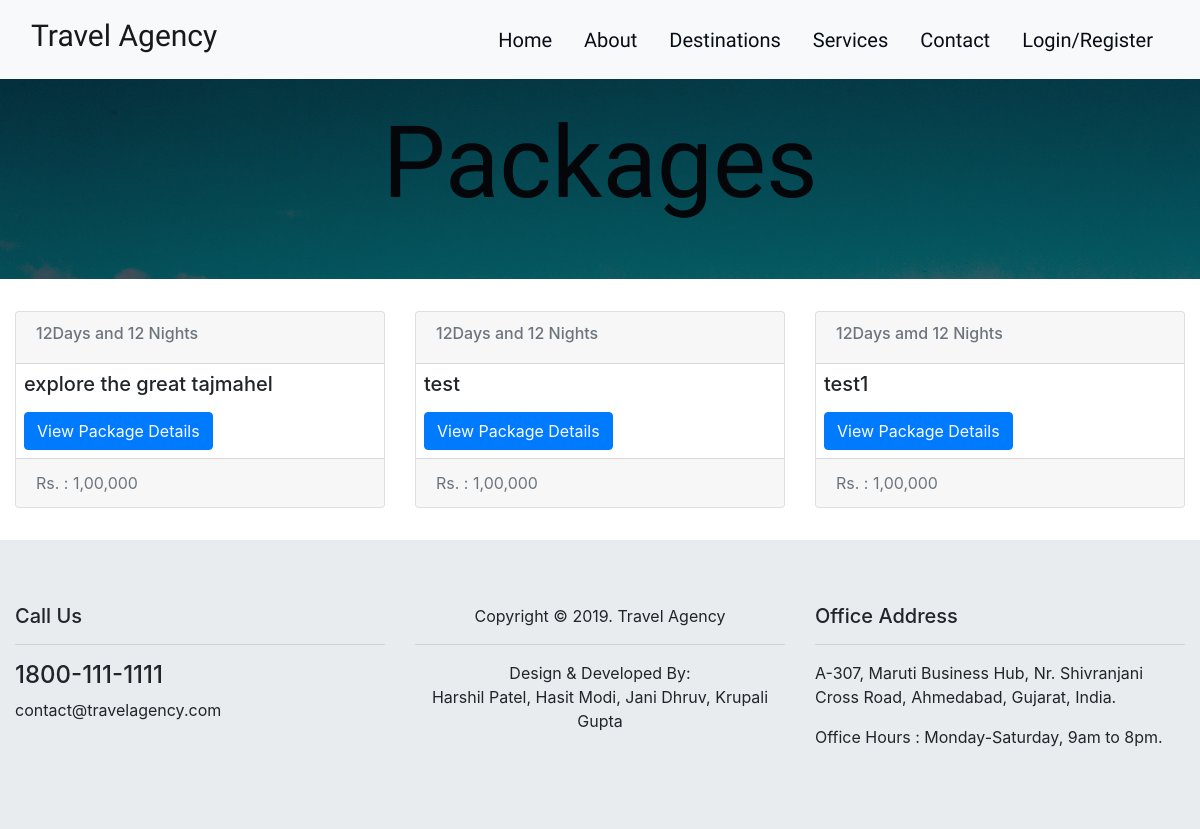
Screenshot of /packagelist.php?destid=73 with the database file from the repository.
### tables this page shows
CREATE TABLE `packages` (
  `id` int(20) NOT NULL,
  `dest_ID` int(20) NOT NULL,
  `pkg_name` varchar(255) NOT NULL,
  `pkg_thumbnail` mediumtext NOT NULL,
  `tour_duration` mediumtext NOT NULL,
  `tour_price` mediumtext NOT NULL,
  `pkg_itnry` longtext NOT NULL,
  `pkg_include` longtext NOT NULL,
  `pkg_exclude` longtext NOT NULL
);

### packagelist.php (the view, shortened to what this page needs)
<?php include_once "./admin/includes/dbconnect.php" ?>
<?php
    $result = mysqli_query($dbConnect, "SELECT * FROM packages WHERE dest_ID='" .$_GET["destid"]. "' ");
?>
<!DOCTYPE html>
<html lang="en">
<head>
  <link rel="stylesheet" href="styles/style.css">
  <link rel="stylesheet" href="styles/animate.css">
  <link rel="stylesheet" href="styles/bootstrap.css">
  <link rel="stylesheet" href="styles/aos.css">
  <link rel="stylesheet" href="https://use.fontawesome.com/releases/v5.6.3/css/all.css">
</head>
<body>
<?php include_once "includes/navigation-bar.php"; ?>
<div id="destination-image">
  <div class="overlay"></div>
  <div class="text-center text-align-middle">
    <h1 data-aos="fade-down" data-aos-duration="1500">Packages</h1>
  </div>
</div>
<div class="container-fluid">
    <div class="row my-3">
        <?php
            while($data=mysqli_fetch_array($result)){
        ?>
            <div class="col my-3">
                <div class="card">
                    <div class="card-header text-muted"><h6><?php echo nl2br($data['tour_duration']); ?></h6></div>
                    <div id="card-body">
                        <h5 class="card-title my-2 mx-2"><?php echo nl2br($data['pkg_name']); ?></h5>
                        <a href="#" class="btn btn-primary my-2 mx-2">View Package Details</a>
                    </div>
                    <div class="card-footer text-muted"><?php echo nl2br($data['tour_price']); ?></div>
                </div>
            </div>
        <?php
            }
        ?>
    </div>
</div>
<?php include_once "includes/footer.php"; ?>
</body>
</html>

### styles/style.css (style rules this page uses)
* { padding: 0%; margin: 0%; }
body { padding: 0%; margin: 0%; }
.overlay { position: absolute; width: 100%; height: 100%; z-index: 2; background-color: #080d15; opacity: .7; }
#destination-image { background-image: url(../images/sky.jpg); background-repeat: no-repeat; background-size: cover; background-position: center; background-attachment: fixed; height: 200px; width: 100% auto; object-fit: cover; }
#destination-image .overlay { height: 200px; opacity: .5; }
#destination-image .text-align-middle { padding-top: 2%; position: relative; }
#destination-image h1 { color: rgb(0, 0, 0); font-size: 100px; font-weight: 500; font-family: 'ZCOOL XiaoWei', serif; }

### rows the page displays
packages: tour_duration "12Days and 12 Nights", pkg_name "explore the great tajmahel", tour_price "Rs. : 1,00,000"
packages: tour_duration "12Days and 12 Nights", pkg_name "test", tour_price "Rs. : 1,00,000"
packages: tour_duration "12Days amd 12 Nights", pkg_name "test1", tour_price "Rs. : 1,00,000"

### other values shown
$logo "Travel Agency"
